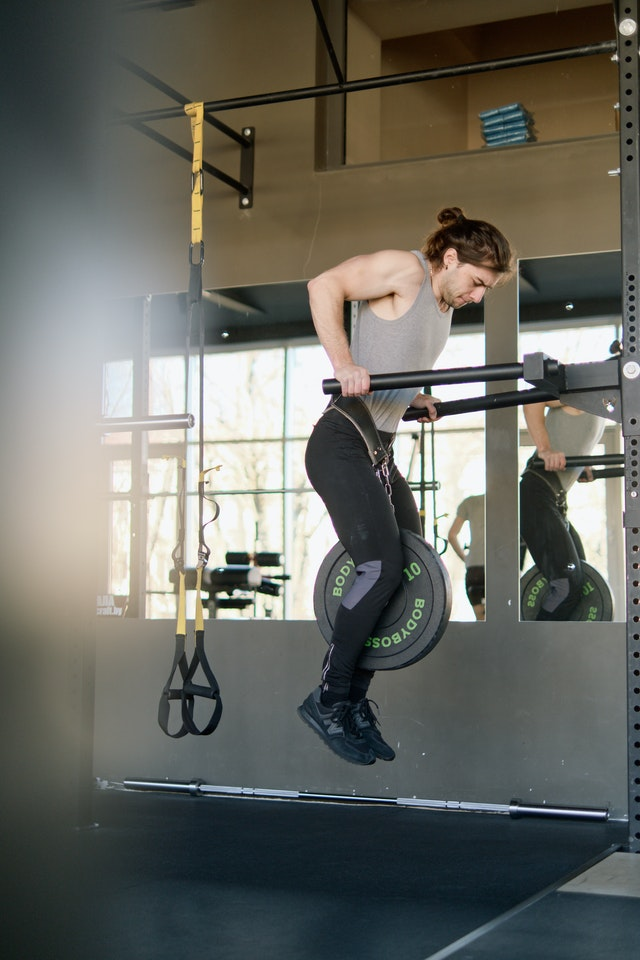
#> input picture 项目实战/25_AI_PersonalTrainer/AiTrainer/test.jpg, 640 x 960 px, given in place of test.png, which was not available
$ python main.py
#> lines starting #> are read from the running program, lines starting #| are printed output that depends on the picture; after the words box and inside, x2 and y2 are one past the last pixel; in counts of white or black regions, pixels touching at a corner belong together; pictures that were not available may be replaced by others from this repository, and a replacement may not be noted
### 项目实战/11_HighlightedTextDetection/utils.py
import cv2
import numpy as np


def detectColor(img, hsv):
    imgHSV = cv2.cvtColor(img, cv2.COLOR_BGR2HSV)
    # cv2.imshow("hsv",imgHSV)
    lower = np.array([hsv[0], hsv[2], hsv[4]])
    upper = np.array([hsv[1], hsv[3], hsv[5]])
    mask = cv2.inRange(imgHSV, lower, upper)
    # cv2.imshow("mask", mask)
    imgResult = cv2.bitwise_and(img, img, mask=mask)
    # cv2.imshow("imgResult", imgResult)
    return imgResult


def getContours(img, imgDraw, cThr=[100, 100], showCanny=False, minArea=1000, filter=0, draw=False):
    imgDraw = imgDraw.copy()
    imgGray = cv2.cvtColor(img, cv2.COLOR_BGR2GRAY)
    imgBlur = cv2.GaussianBlur(imgGray, (5, 5), 1)
    imgCanny = cv2.Canny(imgBlur, cThr[0], cThr[1])
    kernel = np.array((10, 10))
    imgDial = cv2.dilate(imgCanny, kernel, iterations=1)
    imgClose = cv2.morphologyEx(imgDial, cv2.MORPH_CLOSE, kernel)

    if showCanny: cv2.imshow('Canny', imgClose)
    contours, hiearchy = cv2.findContours(imgClose, cv2.RETR_EXTERNAL, cv2.CHAIN_APPROX_SIMPLE)
    finalCountours = []
    for i in contours:
        area = cv2.contourArea(i)
        if area > minArea:
            peri = cv2.arcLength(i, True)
            approx = cv2.approxPolyDP(i, 0.02 * peri, True)
            bbox = cv2.boundingRect(approx)
            if filter > 0:
                if len(approx) == filter:
                    finalCountours.append([len(approx), area, approx, bbox, i])
            else:
                finalCountours.append([len(approx), area, approx, bbox, i])
    finalCountours = sorted(finalCountours, key=lambda x: x[1], reverse=True)
    if draw:
        for con in finalCountours:
            x, y, w, h = con[3]
            cv2.rectangle(imgDraw, (x, y), (x + w, y + h), (255, 0, 255), 3)
            # cv2.drawContours(imgDraw,con[4],-1,(0,0,255),2)
    return imgDraw, finalCountours


def getRoi(img, contours):
    roiList = []
    for con in contours:
        x, y, w, h = con[3]
        roiList.append(img[y:y + h, x:x + w])
    return roiList


def roiDisplay(roiList):
    for x, roi in enumerate(roiList):
        roi = cv2.resize(roi, (0, 0), None, 2, 2)
        cv2.imshow(str(x),roi)


def saveText(highlightedText):
    with open('HighlightedText.csv', 'w') as f:
        for text in highlightedText:
            f.writelines(f'\n{text}')


def stackImages(scale, imgArray):
    rows = len(imgArray)
    cols = len(imgArray[0])
    rowsAvailable = isinstance(imgArray[0], list)
    width = imgArray[0][0].shape[1]
    height = imgArray[0][0].shape[0]
    if rowsAvailable:
        for x in range(0, rows):
            for y in range(0, cols):
                if imgArray[x][y].shape[:2] == imgArray[0][0].shape[:2]:
                    imgArray[x][y] = cv2.resize(imgArray[x][y], (0, 0), None, scale, scale)
                else:
                    imgArray[x][y] = cv2.resize(imgArray[x][y], (imgArray[0][0].shape[1], imgArray[0][0].shape[0]),
                                                None, scale, scale)
                if len(imgArray[x][y].shape) == 2: imgArray[x][y] = cv2.cvtColor(imgArray[x][y], cv2.COLOR_GRAY2BGR)
        imageBlank = np.zeros((height, width, 3), np.uint8)
        hor = [imageBlank] * rows
        hor_con = [imageBlank] * rows
        for x in range(0, rows):
            hor[x] = np.hstack(imgArray[x])
        ver = np.vstack(hor)
    else:
        for x in range(0, rows):
            if imgArray[x].shape[:2] == imgArray[0].shape[:2]:
                imgArray[x] = cv2.resize(imgArray[x], (0, 0), None, scale, scale)
            else:
                imgArray[x] = cv2.resize(imgArray[x], (imgArray[0].shape[1], imgArray[0].shape[0]), None, scale, scale)
            if len(imgArray[x].shape) == 2: imgArray[x] = cv2.cvtColor(imgArray[x], cv2.COLOR_GRAY2BGR)
        hor = np.hstack(imgArray)
        ver = hor
    return ver

### 项目实战/11_HighlightedTextDetection/main.py
from utils import *
import pytesseract

path = "test.png"
hsv = [0, 65, 59, 255, 0, 255]
pytesseract.pytesseract.tesseract_cmd = (
    "C:\\Program Files\\Tesseract-OCR\\tesseract.exe"
)

#### Step 1 ####
img = cv2.imread(path)
#> img is the input picture: shape (960, 640, 3); mean B, G, R 97.1, 104.2, 103.8
# cv2.imshow("Original",img)
#### Step 2 ####
imgResult = detectColor(img, hsv)
#> in detectColor, `imgHSV = cv2.cvtColor(img, cv2.COLOR_BGR2HSV)`: imgHSV: shape (960, 640, 3); mean H, S, V 59.8, 61, 110.7
#> in detectColor, `mask = cv2.inRange(imgHSV, lower, upper)`:
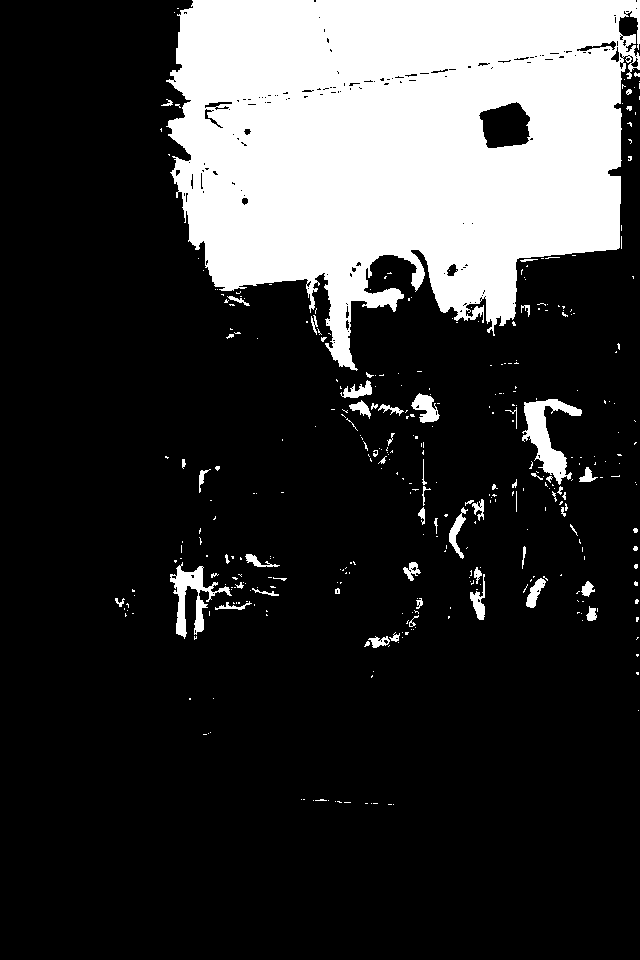
#> mask: shape (960, 640); 21.5% white; 362 white regions (298 under 20 px), largest, box (x1, y1, x2, y2) and area: (166, 0, 640, 371) 122728, (522, 399, 582, 485) 1957, (170, 562, 232, 639) 1423
#> in detectColor, `imgResult = cv2.bitwise_and(img, img, mask=mask)`:
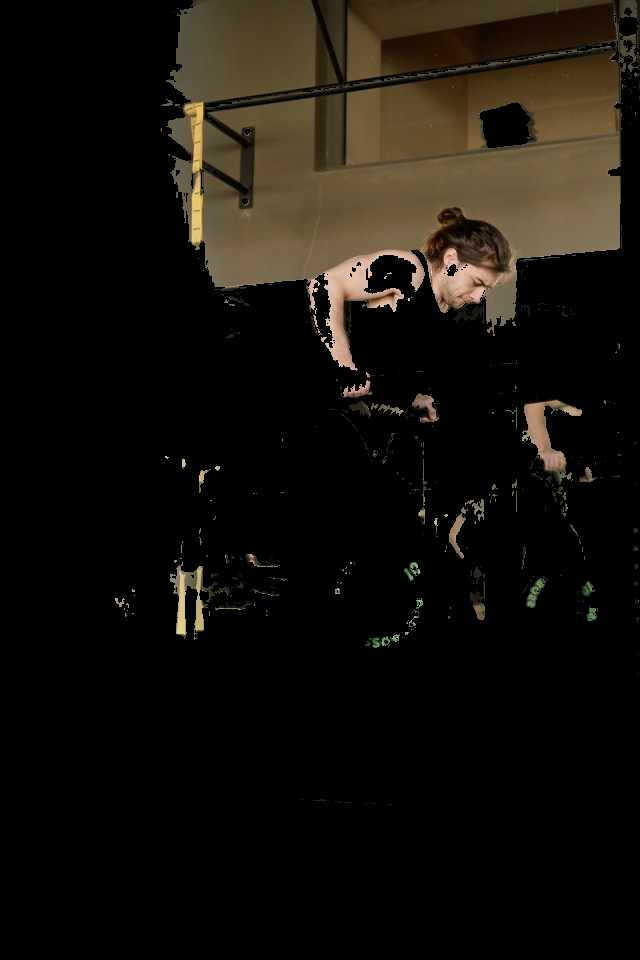
#> imgResult: shape (960, 640, 3); mean B, G, R 11.5, 17, 20.4
#### Step 3 & 4 ####
imgContours, contours = getContours(
    imgResult, img, showCanny=True, minArea=1000, filter=4, cThr=[100, 150], draw=True
)
#> in getContours, `imgGray = cv2.cvtColor(img, cv2.COLOR_BGR2GRAY)`:
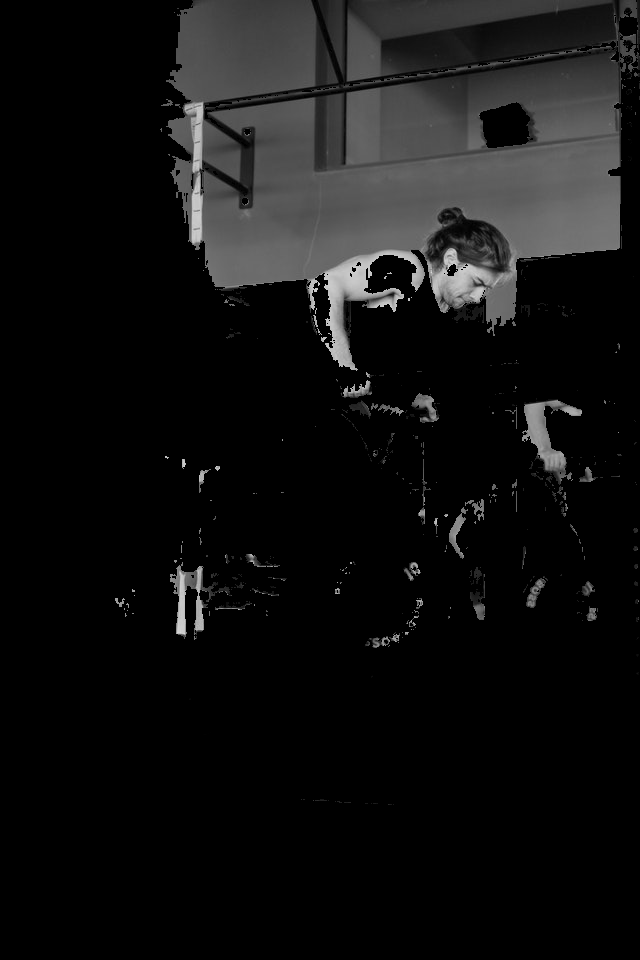
#> imgGray: shape (960, 640); min 0, max 218, mean 17.4
#> in getContours, `imgCanny = cv2.Canny(imgBlur, cThr[0], cThr[1])`:
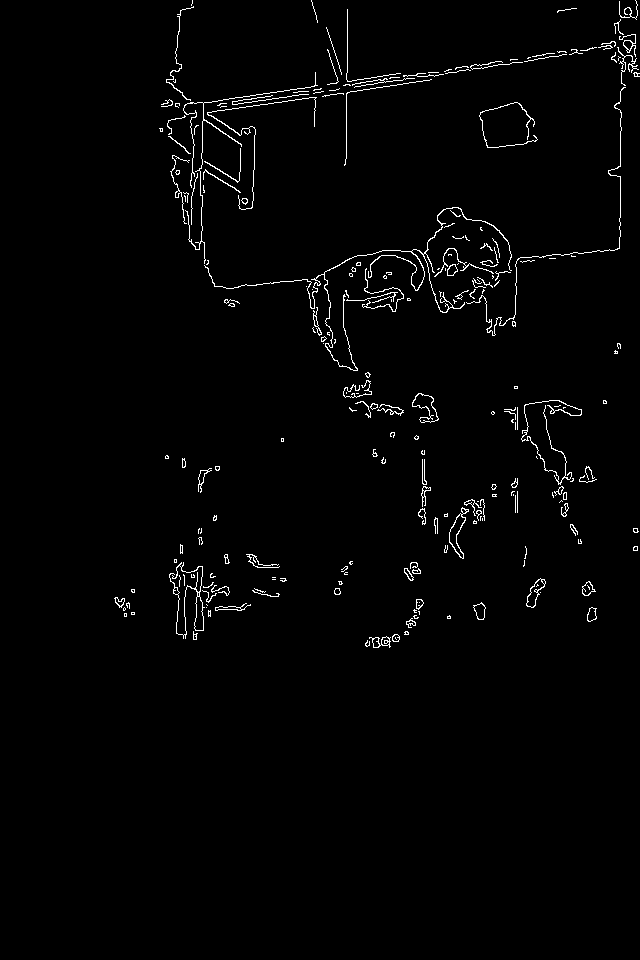
#> imgCanny: shape (960, 640); 1.6% white in thin lines or dots, all inside (x1, y1, x2, y2) = (114, 0, 640, 648)
#> in getContours, `imgDial = cv2.dilate(imgCanny, kernel, iterations=1)`:
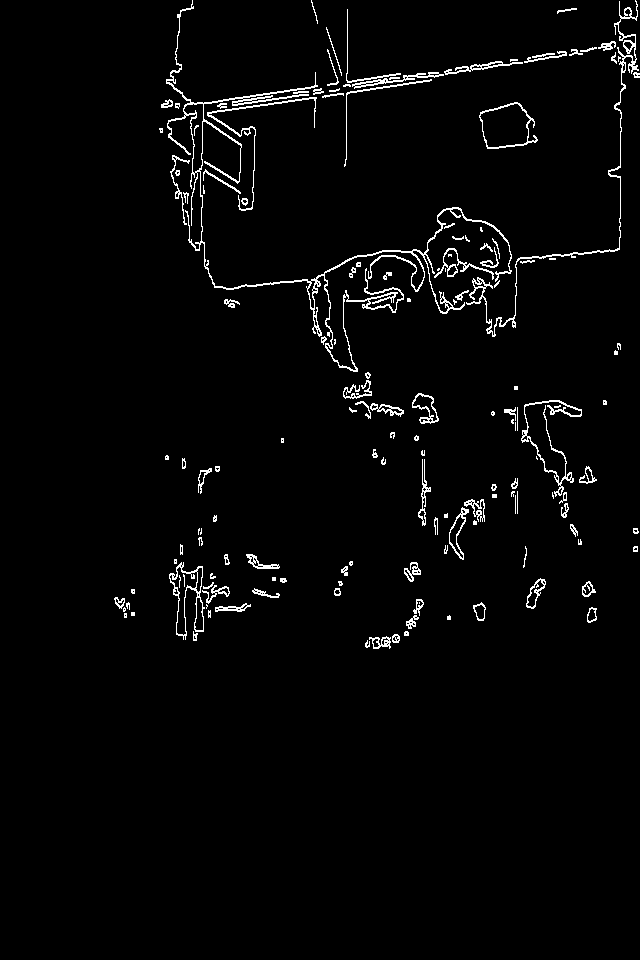
#> imgDial: shape (960, 640); 2.5% white in thin lines or dots, all inside (x1, y1, x2, y2) = (114, 0, 640, 649)
#> in getContours, `imgClose = cv2.morphologyEx(imgDial, cv2.MORPH_CLOSE, kernel)`:
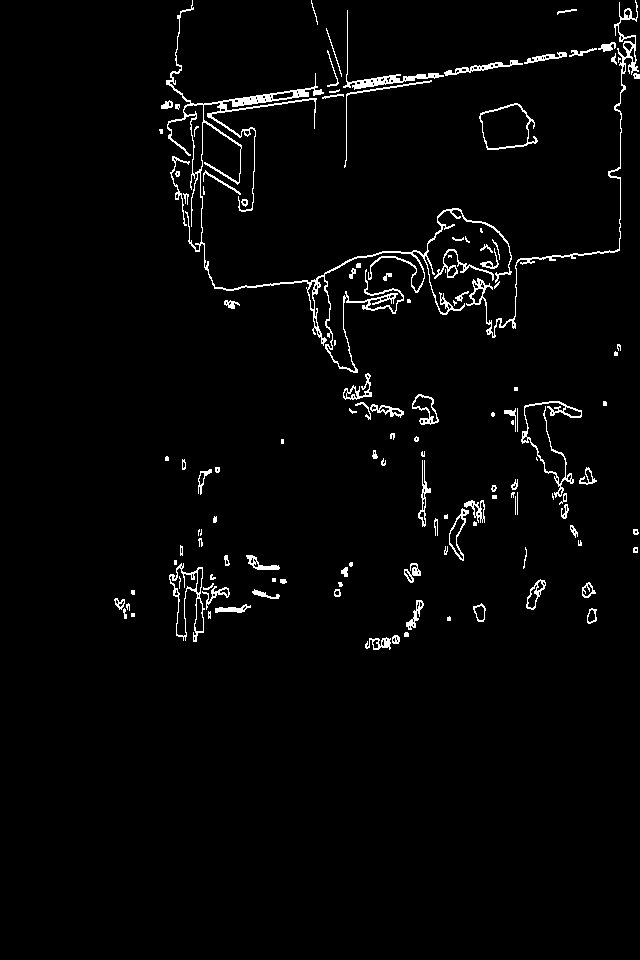
#> imgClose: shape (960, 640); 2.6% white in thin lines or dots, all inside (x1, y1, x2, y2) = (114, 0, 640, 650)
#> in getContours, `contours, hiearchy = cv2.findContours(imgClose, cv2.RETR_EXTERNAL, cv2..`: contours = 128 contours, 68 with area under 20; largest, box (x1, y1, x2, y2) and area: (166, 0, 512, 373) 3518, (479, 103, 538, 150) 1832, (169, 563, 205, 642) 1242, (466, 0, 639, 338) 1004, (521, 401, 582, 498) 502; hiearchy = 128 rows, first 6: [1, -1, -1, -1], [2, 0, -1, -1], [3, 1, -1, -1], [4, 2, -1, -1], [5, 3, -1, -1], [6, 4, -1, -1]
#> the loop in getContours, `for i in contours:` made 128 passes
#> (area, peri, bbox) on passes 27, 110, 126, 128: (1242.5, 371.6, (169, 563, 34, 79)), (1831.5, 225.1, (480, 104, 58, 46)), (1003.5, 1598.7, (473, 0, 163, 338)), (3517.5, 5054.3, (180, 11, 331, 278))
#> area on passes 1, 2, 7, 9, 10, 12: 157, 50, 103, 129, 146, 149.5
#> after the loop in getContours, `for i in contours:`: finalCountours = []
#> contours = []
cv2.imshow("imgContours", imgContours)
print(len(contours))
#| 0

#### Step 5 ####
roiList = getRoi(img, contours)
#> roiList = []
# cv2.imshow("TestCrop",roiList[2])
roiDisplay(roiList)

#### Step 6 ####
highlightedText = []
for x, roi in enumerate(roiList):
    # print(pytesseract.image_to_string(roi))
    highlightedText.append(pytesseract.image_to_string(roi))
#> this loop made 0 passes
#> after the loop, highlightedText = []

saveText(highlightedText)

imgStack = stackImages(0.7, ([img, imgResult, imgContours]))
#> in stackImages, `rows = len(imgArray)`: rows = 3
#> in stackImages, `cols = len(imgArray[0])`: cols = 960
#> in stackImages, `rowsAvailable = isinstance(imgArray[0], list)`: rowsAvailable = False
#> after the loop in stackImages, `for x in range(0, rows):`: imgArray = 3 items
#> in stackImages, `hor = np.hstack(imgArray)`:
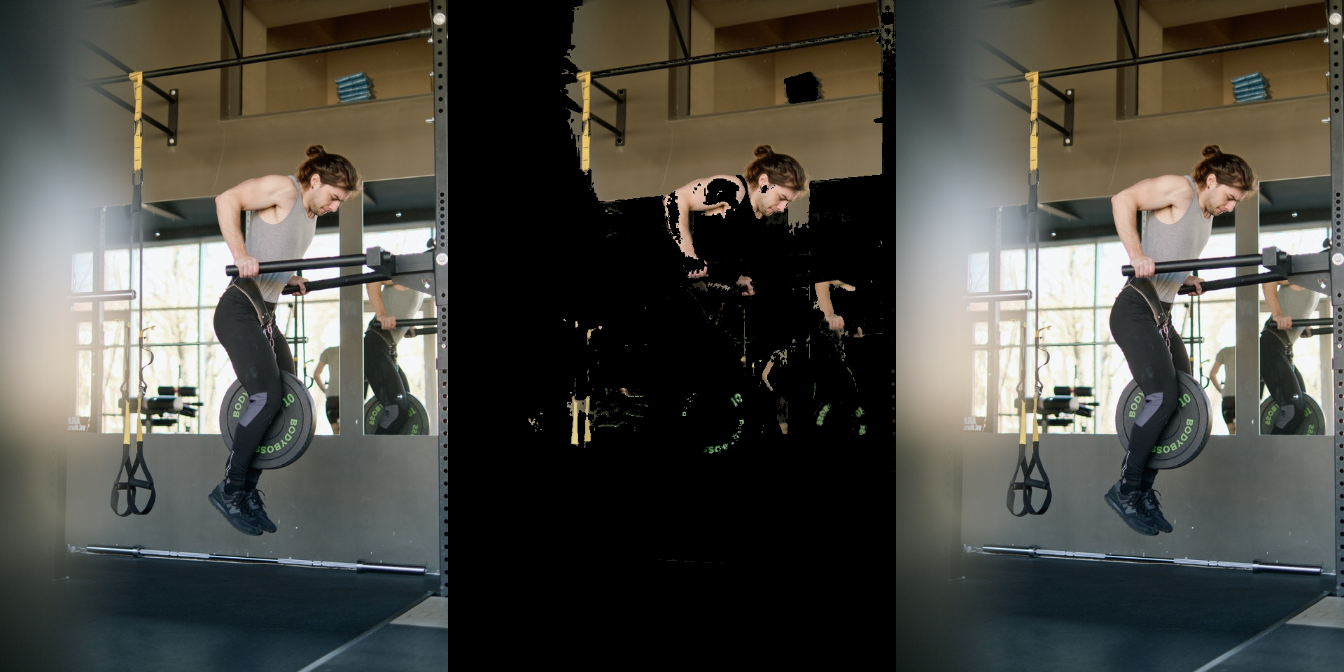
#> hor: shape (672, 1344, 3); mean of channels 0, 1, 2 68.5, 75.1, 75.9; drawn as B, G, R
cv2.imshow("Stacked Images", imgStack)

cv2.waitKey(0)
